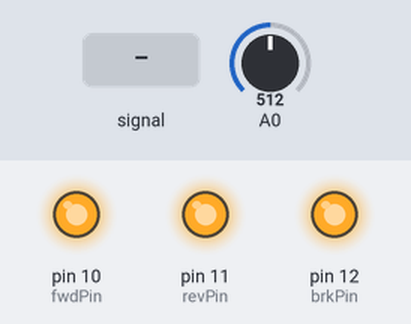
Bench run of a sketch on a simulated Arduino Uno, built with avr-gcc and run on an emulated ATmega328P. On the bench: output pins drawn as LEDs (lit = HIGH). The inputs (shaded band) are chosen by the test bench; at power-on: A0 = 512.

Above: at 1.2 s.
1.3 s: A0 fed a 200 Hz sine of ±255 counts around its level
At 2.0 s:
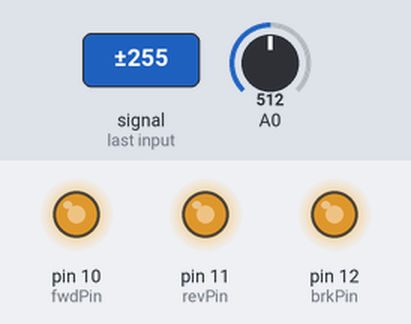
2.8 s: A0 set to 716
At 3.9 s:
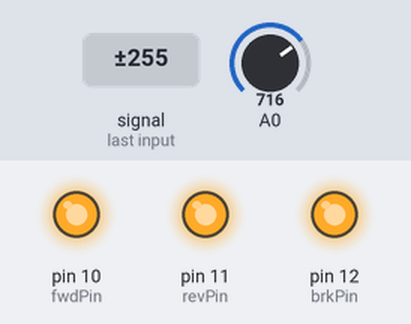
Timing chart, 0 to 5.8 s (numbered marks = the images above; inputs shaded):
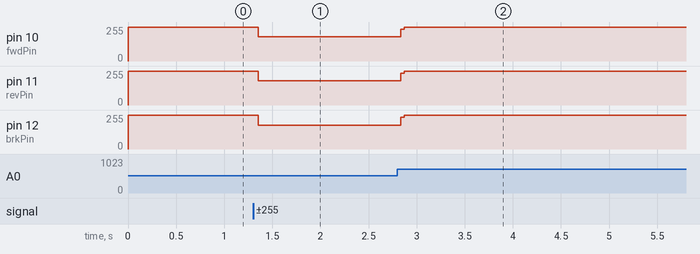

The sketch:

hw_7-thresh_code.ino
```cpp
int fwdPin = 10;
int revPin = 11;
int brkPin = 12;

const int filterSize = 10;
int filter_array_index = 0;

int mov_avg_filter[filterSize] = {};

int adc_thresh_value = 369;

bool brake_state = false;

void setup() {
  pinMode(fwdPin, OUTPUT);
  pinMode(revPin, OUTPUT);
  pinMode(brkPin, OUTPUT);
  throttle_en();

  for(int i = 0; i<filterSize; i++){
    mov_avg_filter[i] = 0;
  }
}

void loop() {
  update_dist();
  if(get_avg()>adc_thresh_value){
    if(!brake_state){
      brake_en();
    }
  }else{
    if(brake_state){
      throttle_en();
    }
  }
}

void brake_en(){
  digitalWrite(fwdPin, HIGH);
  digitalWrite(revPin, HIGH);
  delayMicroseconds(10);
  digitalWrite(brkPin, HIGH);
  brake_state = true;
}

void throttle_en(){
  digitalWrite(brkPin, LOW);
  delayMicroseconds(10);
  digitalWrite(revPin, LOW);
  digitalWrite(fwdPin, LOW);
  brake_state = false;
}

void update_dist(){
  mov_avg_filter[filter_array_index] = analogRead(A0);
  filter_array_index++;
  if(filter_array_index>=filterSize){
    filter_array_index=0;
  }
}

int get_avg(){
  int sum = 0;
  for(int i = 0; i<filterSize; i++){
    sum += mov_avg_filter[i];
  }
  return sum/filterSize;
}
```

Measured:
- after the input at 1.3 s, pin 10 (fwdPin): 255/255 → 182/255 after 0.05 s; pin 11 (revPin): 255/255 → 181/255 after 0.05 s; pin 12 (brkPin): 255/255 → 180/255 after 0.05 s
- after the input at 2.8 s, pin 10 (fwdPin): 182/255 → 255/255 at once; pin 11 (revPin): 181/255 → 255/255 at once; pin 12 (brkPin): 180/255 → 255/255 at once
